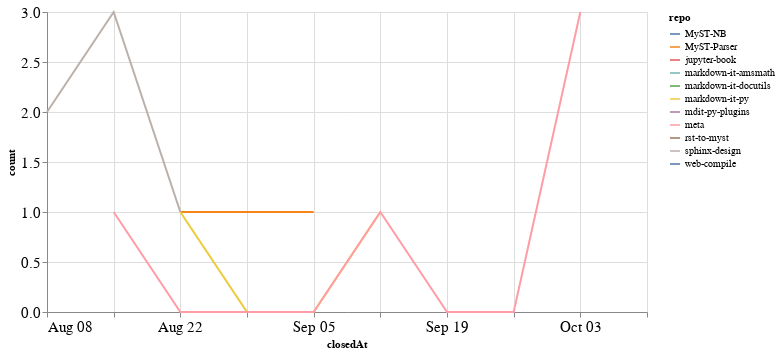

The notebook cell this image was saved under:
### Code cell
closed_by_time = closed_by.groupby('repo').resample('W', on='closedAt').count()['author'].reset_index()
closed_by_time = closed_by_time.rename(columns={'author': 'count'})

alt.Chart(closed_by_time, width=600).mark_line().encode(
    x='closedAt',
    y='count',
    color='repo',
    tooltip="repo"
)

### Figure 1 — Vega-Lite specification as saved in the notebook (floating-point values rounded to 4 significant figures)
{"config": {"axisLeft": {"labelFontSize": 15}, "axisBottom": {"labelFontSize": 15}}, "data": {"name": "data-21e63c5cbdd54642ae59e204d907f31d"}, "mark": "line", "encoding": {"color": {"type": "nominal", "field": "repo"}, "tooltip": {"type": "nominal", "field": "repo"}, "x": {"type": "temporal", "field": "closedAt"}, "y": {"type": "quantitative", "field": "count"}}, "width": 600, "$schema": "https://vega.github.io/schema/vega-lite/v4.8.1.json", "datasets": {"data-21e63c5cbdd54642ae59e204d907f31d": [{"repo": "MyST-NB", "closedAt": "2021-10-03T00:00:00", "count": 2}, {"repo": "MyST-Parser", "closedAt": "2021-08-22T00:00:00", "count": 1}, {"repo": "MyST-Parser", "closedAt": "2021-08-29T00:00:00", "count": 1}, {"repo": "MyST-Parser", "closedAt": "2021-09-05T00:00:00", "count": 1}, {"repo": "jupyter-book", "closedAt": "2021-10-10T00:00:00", "count": 1}, {"repo": "markdown-it-amsmath", "closedAt": "2021-09-12T00:00:00", "count": 2}, {"repo": "markdown-it-docutils", "closedAt": "2021-09-12T00:00:00", "count": 1}, {"repo": "markdown-it-py", "closedAt": "2021-08-22T00:00:00", "count": 1}, {"repo": "markdown-it-py", "closedAt": "2021-08-29T00:00:00", "count": 0}, {"repo": "markdown-it-py", "closedAt": "2021-09-05T00:00:00", "count": 0}, {"repo": "markdown-it-py", "closedAt": "2021-09-12T00:00:00", "count": 1}, {"repo": "mdit-py-plugins", "closedAt": "2021-09-12T00:00:00", "count": 1}, {"repo": "meta", "closedAt": "2021-08-15T00:00:00", "count": 1}, {"repo": "meta", "closedAt": "2021-08-22T00:00:00", "count": 0}, {"repo": "meta", "closedAt": "2021-08-29T00:00:00", "count": 0}, {"repo": "meta", "closedAt": "2021-09-05T00:00:00", "count": 0}, {"repo": "meta", "closedAt": "2021-09-12T00:00:00", "count": 1}, {"repo": "meta", "closedAt": "2021-09-19T00:00:00", "count": 0}, {"repo": "meta", "closedAt": "2021-09-26T00:00:00", "count": 0}, {"repo": "meta", "closedAt": "2021-10-03T00:00:00", "count": 3}, {"repo": "rst-to-myst", "closedAt": "2021-08-22T00:00:00", "count": 2}, {"repo": "sphinx-design", "closedAt": "2021-08-08T00:00:00", "count": 2}, {"repo": "sphinx-design", "closedAt": "2021-08-15T00:00:00", "count": 3}, {"repo": "sphinx-design", "closedAt": "2021-08-22T00:00:00", "count": 1}, {"repo": "web-compile", "closedAt": "2021-09-26T00:00:00", "count": 2}]}}
